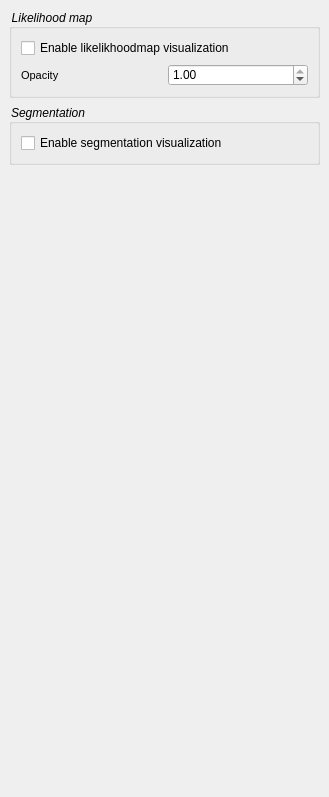
<?xml version="1.0" encoding="UTF-8"?>
<ui version="4.0">
 <class>SettingsPanel</class>
 <widget class="QScrollArea" name="SettingsPanel">
  <property name="geometry">
   <rect>
    <x>0</x>
    <y>0</y>
    <width>329</width>
    <height>797</height>
   </rect>
  </property>
  <property name="sizePolicy">
   <sizepolicy hsizetype="Expanding" vsizetype="Expanding">
    <horstretch>0</horstretch>
    <verstretch>0</verstretch>
   </sizepolicy>
  </property>
  <property name="windowTitle">
   <string>ScrollArea</string>
  </property>
  <property name="styleSheet">
   <string notr="true">QGroupBox {
	font-style: italic
}

QLabel {
	font-size: 8pt
}</string>
  </property>
  <property name="frameShape">
   <enum>QFrame::NoFrame</enum>
  </property>
  <property name="frameShadow">
   <enum>QFrame::Plain</enum>
  </property>
  <property name="lineWidth">
   <number>0</number>
  </property>
  <property name="widgetResizable">
   <bool>true</bool>
  </property>
  <widget class="QWidget" name="SettingsPanelContents">
   <property name="geometry">
    <rect>
     <x>0</x>
     <y>0</y>
     <width>329</width>
     <height>797</height>
    </rect>
   </property>
   <property name="sizePolicy">
    <sizepolicy hsizetype="Expanding" vsizetype="Preferred">
     <horstretch>0</horstretch>
     <verstretch>0</verstretch>
    </sizepolicy>
   </property>
   <layout class="QVBoxLayout" name="verticalLayout_4">
    <property name="leftMargin">
     <number>9</number>
    </property>
    <property name="topMargin">
     <number>9</number>
    </property>
    <property name="rightMargin">
     <number>9</number>
    </property>
    <property name="bottomMargin">
     <number>9</number>
    </property>
    <item>
     <widget class="QGroupBox" name="LikelihoodmapGroupBox">
      <property name="title">
       <string>Likelihood map</string>
      </property>
      <layout class="QVBoxLayout" name="verticalLayout">
       <item>
        <widget class="QCheckBox" name="LikelihoodCheckBox">
         <property name="text">
          <string>Enable likelikhoodmap visualization</string>
         </property>
        </widget>
       </item>
       <item>
        <layout class="QHBoxLayout" name="horizontalLayout">
         <item>
          <widget class="QLabel" name="OpacityLabel">
           <property name="text">
            <string>Opacity</string>
           </property>
          </widget>
         </item>
         <item>
          <widget class="QDoubleSpinBox" name="OpacitySpinBox">
           <property name="maximum">
            <double>1.000000000000000</double>
           </property>
           <property name="singleStep">
            <double>0.100000000000000</double>
           </property>
           <property name="value">
            <double>1.000000000000000</double>
           </property>
          </widget>
         </item>
        </layout>
       </item>
      </layout>
     </widget>
    </item>
    <item>
     <widget class="QGroupBox" name="SegmentationGroupBox">
      <property name="title">
       <string>Segmentation</string>
      </property>
      <layout class="QVBoxLayout" name="verticalLayout_2">
       <item>
        <widget class="QCheckBox" name="SegmentationCheckBox">
         <property name="text">
          <string>Enable segmentation visualization</string>
         </property>
        </widget>
       </item>
      </layout>
     </widget>
    </item>
    <item>
     <spacer name="spacer">
      <property name="orientation">
       <enum>Qt::Vertical</enum>
      </property>
      <property name="sizeHint" stdset="0">
       <size>
        <width>20</width>
        <height>40</height>
       </size>
      </property>
     </spacer>
    </item>
   </layout>
  </widget>
 </widget>
 <resources/>
 <connections/>
</ui>
